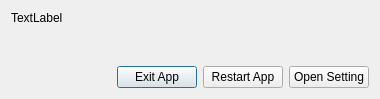
<?xml version="1.0" encoding="UTF-8"?>
<ui version="4.0">
 <class>RestartConfirmationDialog</class>
 <widget class="QDialog" name="RestartConfirmationDialog">
  <property name="geometry">
   <rect>
    <x>0</x>
    <y>0</y>
    <width>380</width>
    <height>99</height>
   </rect>
  </property>
  <property name="windowTitle">
   <string>Dialog</string>
  </property>
  <layout class="QVBoxLayout" name="verticalLayout">
   <item>
    <widget class="QLabel" name="labelTitle">
     <property name="text">
      <string>TextLabel</string>
     </property>
    </widget>
   </item>
   <item>
    <spacer name="verticalSpacer">
     <property name="orientation">
      <enum>Qt::Vertical</enum>
     </property>
     <property name="sizeHint" stdset="0">
      <size>
       <width>20</width>
       <height>40</height>
      </size>
     </property>
    </spacer>
   </item>
   <item>
    <layout class="QHBoxLayout" name="horizontalLayout">
     <item>
      <spacer name="horizontalSpacer">
       <property name="orientation">
        <enum>Qt::Horizontal</enum>
       </property>
       <property name="sizeHint" stdset="0">
        <size>
         <width>40</width>
         <height>20</height>
        </size>
       </property>
      </spacer>
     </item>
     <item>
      <widget class="QPushButton" name="pushExit">
       <property name="text">
        <string>Exit App</string>
       </property>
      </widget>
     </item>
     <item>
      <widget class="QPushButton" name="pushRestart">
       <property name="text">
        <string>Restart App</string>
       </property>
      </widget>
     </item>
     <item>
      <widget class="QPushButton" name="pushSetting">
       <property name="text">
        <string>Open Setting</string>
       </property>
      </widget>
     </item>
    </layout>
   </item>
  </layout>
 </widget>
 <resources/>
 <connections/>
</ui>
